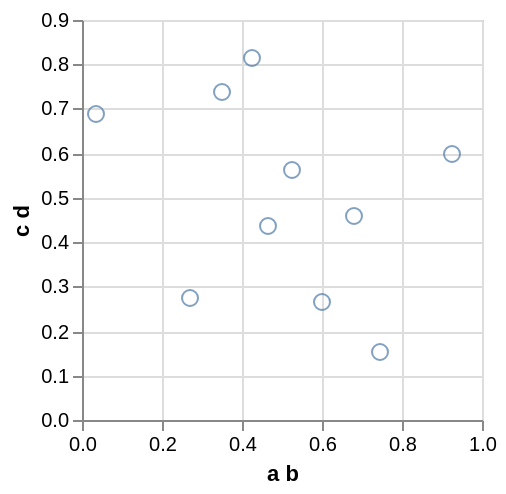

Vega-Lite specification for this chart:
### Vega specification from a JSON file in a GitHub repository (floating-point values rounded to 4 significant figures)
{"$schema": "https://vega.github.io/schema/vega/v3.0.json", "autosize": "pad", "padding": 5, "encode": {"update": {"stroke": {"value": "#ccc"}, "fill": {"value": "transparent"}}}, "data": [{"name": "source_0", "values": [{"a b": 0.9229, "c d": 0.5983}, {"a b": 0.682, "c d": 0.46}, {"a b": 0.03553, "c d": 0.6864}, {"a b": 0.3491, "c d": 0.7368}, {"a b": 0.4248, "c d": 0.813}, {"a b": 0.5239, "c d": 0.5616}, {"a b": 0.4668, "c d": 0.4366}, {"a b": 0.2692, "c d": 0.2747}, {"a b": 0.601, "c d": 0.2649}, {"a b": 0.7458, "c d": 0.1544}]}, {"name": "data_0", "source": "source_0", "transform": [{"type": "formula", "expr": "toNumber(datum[\"a b\"])", "as": "a b"}, {"type": "formula", "expr": "toNumber(datum[\"c d\"])", "as": "c d"}, {"type": "filter", "expr": "datum[\"a b\"] !== null && !isNaN(datum[\"a b\"]) && datum[\"c d\"] !== null && !isNaN(datum[\"c d\"])"}]}], "signals": [{"name": "width", "update": "200"}, {"name": "height", "update": "200"}], "marks": [{"name": "marks", "type": "symbol", "role": "point", "from": {"data": "data_0"}, "encode": {"update": {"x": {"scale": "x", "field": "a b"}, "y": {"scale": "y", "field": "c d"}, "stroke": {"value": "#4c78a8"}, "fill": {"value": "transparent"}, "opacity": {"value": 0.7}}}}], "scales": [{"name": "x", "type": "linear", "domain": {"data": "data_0", "field": "a b"}, "range": [0, {"signal": "width"}], "round": true, "nice": true, "zero": true}, {"name": "y", "type": "linear", "domain": {"data": "data_0", "field": "c d"}, "range": [{"signal": "height"}, 0], "round": true, "nice": true, "zero": true}], "axes": [{"scale": "x", "labelOverlap": true, "orient": "bottom", "tickCount": 5, "title": "a b", "zindex": 1}, {"scale": "x", "domain": false, "grid": true, "labels": false, "orient": "bottom", "tickCount": 5, "ticks": false, "zindex": 0, "gridScale": "y"}, {"scale": "y", "orient": "left", "title": "c d", "zindex": 1}, {"scale": "y", "domain": false, "grid": true, "labels": false, "orient": "left", "ticks": false, "zindex": 0, "gridScale": "x"}]}
